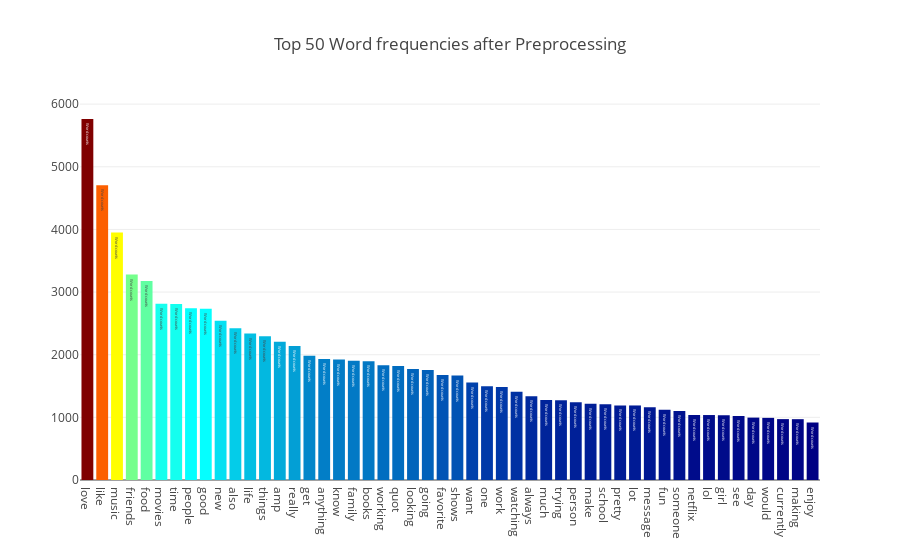
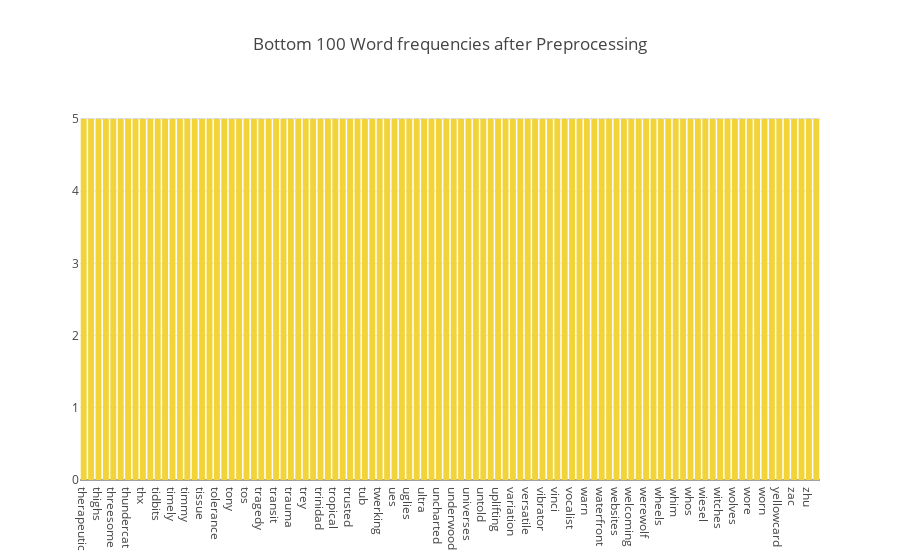

These figures' notebook cell, in order:
### Code cell
feature_names = vectorizer.get_feature_names()
count_vec = np.asarray(essay_transform.sum(axis=0)).ravel()
zipped = list(zip(feature_names, count_vec))
x, y = (list(x) for x in zip(*sorted(zipped, key=lambda x: x[1], reverse=True)))
# Now I want to extract out on the top 15 and bottom 15 words
Y = np.concatenate([y[0:15], y[-16:-1]])
X = np.concatenate([x[0:15], x[-16:-1]])

# Plotting the Plot.ly plot for the Top 50 word frequencies
data = [go.Bar(
            x = x[0:50],
            y = y[0:50],
            marker= dict(colorscale='Jet',
                         color = y[0:50]
                        ),
            text='Word counts'
    )]

layout = go.Layout(
    title='Top 50 Word frequencies after Preprocessing'
)

fig = go.Figure(data=data, layout=layout)

py.iplot(fig, filename='basic-bar')

# Plotting the Plot.ly plot for the Top 50 word frequencies
data = [go.Bar(
            x = x[-100:],
            y = y[-100:],
            marker= dict(colorscale='Portland',
                         color = y[-100:]
                        ),
            text='Word counts'
    )]

layout = go.Layout(
    title='Bottom 100 Word frequencies after Preprocessing'
)

fig = go.Figure(data=data, layout=layout)

py.iplot(fig, filename='basic-bar')

### Figure 1 — Plotly figure (JSON) as saved in the notebook; plotly's stock layout.template omitted (floating-point values rounded to 4 significant figures)
{"data": [{"marker": {"color": [5763, 4707, 3951, 3279, 3175, 2815, 2809, 2742, 2734, 2543, 2421, 2338, 2293, 2207, 2141, 1984, 1931, 1924, 1903, 1895, 1830, 1819, 1772, 1755, 1675, 1667, 1556, 1495, 1486, 1409, 1335, 1279, 1273, 1243, 1217, 1211, 1191, 1190, 1161, 1121, 1102, 1038, 1037, 1033, 1023, 996, 992, 972, 971, 918], "colorscale": "Jet"}, "text": "Word counts", "type": "bar", "x": ["love", "like", "music", "friends", "food", "movies", "time", "people", "good", "new", "also", "life", "things", "amp", "really", "get", "anything", "know", "family", "books", "working", "quot", "looking", "going", "favorite", "shows", "want", "one", "work", "watching", "always", "much", "trying", "person", "make", "school", "pretty", "lot", "message", "fun", "someone", "netflix", "lol", "girl", "see", "day", "would", "currently", "making", "enjoy"], "y": [5763, 4707, 3951, 3279, 3175, 2815, 2809, 2742, 2734, 2543, 2421, 2338, 2293, 2207, 2141, 1984, 1931, 1924, 1903, 1895, 1830, 1819, 1772, 1755, 1675, 1667, 1556, 1495, 1486, 1409, 1335, 1279, 1273, 1243, 1217, 1211, 1191, 1190, 1161, 1121, 1102, 1038, 1037, 1033, 1023, 996, 992, 972, 971, 918]}], "layout": {"title": "Top 50 Word frequencies after Preprocessing"}}

### Figure 2 — Plotly figure (JSON) as saved in the notebook; plotly's stock layout.template omitted (floating-point values rounded to 4 significant figures)
{"data": [{"marker": {"color": [5, 5, 5, 5, 5, 5, 5, 5, 5, 5, 5, 5, 5, 5, 5, 5, 5, 5, 5, 5, 5, 5, 5, 5, 5, 5, 5, 5, 5, 5, 5, 5, 5, 5, 5, 5, 5, 5, 5, 5, 5, 5, 5, 5, 5, 5, 5, 5, 5, 5, 5, 5, 5, 5, 5, 5, 5, 5, 5, 5, 5, 5, 5, 5, 5, 5, 5, 5, 5, 5, 5, 5, 5, 5, 5, 5, 5, 5, 5, 5, 5, 5, 5, 5, 5, 5, 5, 5, 5, 5, 5, 5, 5, 5, 5, 5, 5, 5, 5, 5], "colorscale": "Portland"}, "text": "Word counts", "type": "bar", "x": ["therapeutic", "thieves", "thighs", "threat", "threesome", "thrives", "thundercat", "thus", "thx", "ticket", "tidbits", "tied", "timely", "timid", "timmy", "tisch", "tissue", "tla", "tolerance", "tomb", "tony", "tory", "tos", "totoro", "tragedy", "trail", "transit", "transwoman", "trauma", "treating", "trey", "trigun", "trinidad", "trio", "tropical", "troye", "trusted", "truthfully", "tub", "turnover", "twerking", "udon", "ues", "ufc", "uglies", "uhhhh", "ultra", "umbrella", "uncharted", "unconditionally", "underwood", "unicorns", "universes", "unlimited", "untold", "upbeat", "uplifting", "vaccines", "variation", "venezuelan", "versatile", "vibing", "vibrator", "viewing", "vinci", "virtually", "vocalist", "vulnerability", "warn", "wat", "waterfront", "weapon", "websites", "weirdness", "welcoming", "wendy", "werewolf", "wheel", "wheels", "whichever", "whim", "whimsical", "whos", "wierd", "wiesel", "williamsburg", "witches", "wolfe", "wolves", "wonderfully", "wore", "workers", "worn", "xxxtentacion", "yellowcard", "youd", "zac", "zadie", "zhu", "zimmer"], "y": [5, 5, 5, 5, 5, 5, 5, 5, 5, 5, 5, 5, 5, 5, 5, 5, 5, 5, 5, 5, 5, 5, 5, 5, 5, 5, 5, 5, 5, 5, 5, 5, 5, 5, 5, 5, 5, 5, 5, 5, 5, 5, 5, 5, 5, 5, 5, 5, 5, 5, 5, 5, 5, 5, 5, 5, 5, 5, 5, 5, 5, 5, 5, 5, 5, 5, 5, 5, 5, 5, 5, 5, 5, 5, 5, 5, 5, 5, 5, 5, 5, 5, 5, 5, 5, 5, 5, 5, 5, 5, 5, 5, 5, 5, 5, 5, 5, 5, 5, 5]}], "layout": {"title": "Bottom 100 Word frequencies after Preprocessing"}}
